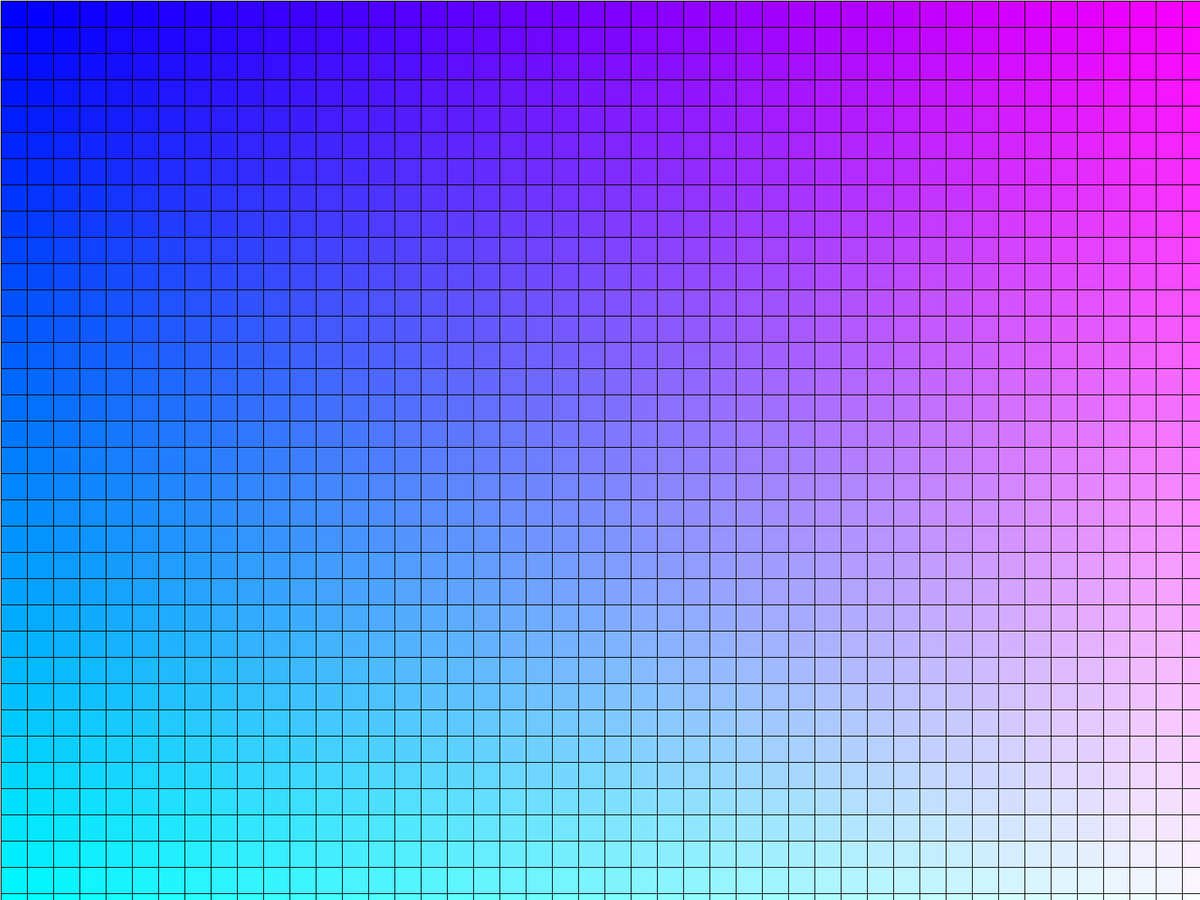
Frame 1 (no input)
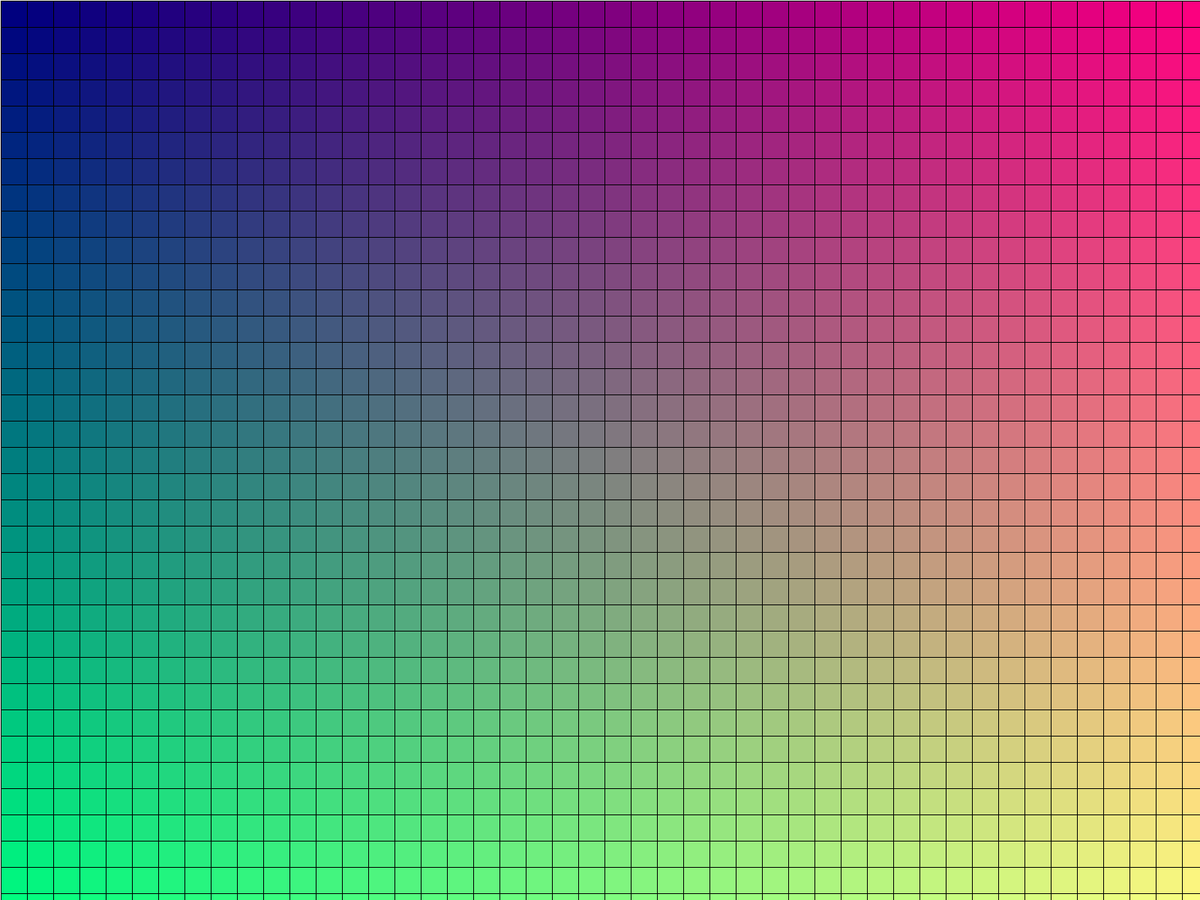
Frame 2 (the mouse pressed at the canvas centre, redrawn once)

The Processing sketch that drew these frames (run headless with seeded random() and noise(); the mouse was pressed at the canvas centre and the sketch redrawn once):

// Processing sketch: colorPallette
// ── colorPallette.pde
float squareSide;

void setup(){
  fullScreen();
  background(235);
  noLoop();
  //modeRect(center);
  squareSide = 35;
}

void draw(){
  int j =1;
  while(j < height){
    for(int i = 1; i < width; i+=squareSide){
      fill(map(i,0,width,0,255),map(j,0,height,0,255),map(mouseX,0,width,255,0));
      rect(i,j,squareSide,squareSide);
    }

    j+=squareSide;
  }
  save("colorPallete.png");
}
